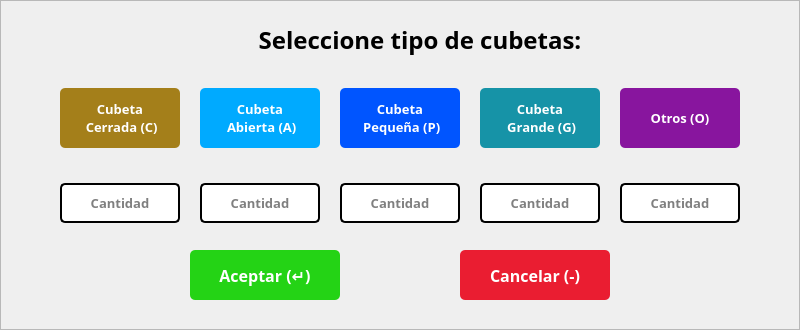
    <widget class="QFrame" name="frmCubetas">
     <property name="geometry">
      <rect>
       <x>560</x>
       <y>375</y>
       <width>800</width>
       <height>330</height>
      </rect>
     </property>
     <property name="styleSheet">
      <string notr="true">#frmCubetas{background-color: rgb(255, 255, 255);
color: rgb(0, 0, 0);
border:none;
border-radius: 10px;
border: 2px solid #D9D9D9;}</string>
     </property>
     <property name="frameShape">
      <enum>QFrame::StyledPanel</enum>
     </property>
     <property name="frameShadow">
      <enum>QFrame::Raised</enum>
     </property>
     <widget class="QLabel" name="btnPrimerColor">
      <property name="geometry">
       <rect>
        <x>60</x>
        <y>88</y>
        <width>120</width>
        <height>60</height>
       </rect>
      </property>
      <property name="font">
       <font>
        <family>Poppins</family>
        <pointsize>10</pointsize>
        <weight>75</weight>
        <bold>true</bold>
       </font>
      </property>
      <property name="styleSheet">
       <string notr="true">background-color: #a47f1a;
color: rgb(255, 255, 255);
border:none;
border-radius: 5px;</string>
      </property>
      <property name="text">
       <string>Cubeta 
 Cerrada (C)</string>
      </property>
      <property name="alignment">
       <set>Qt::AlignCenter</set>
      </property>
     </widget>
     <widget class="QLabel" name="btnSegundoColor">
      <property name="geometry">
       <rect>
        <x>200</x>
        <y>88</y>
        <width>120</width>
        <height>60</height>
       </rect>
      </property>
      <property name="font">
       <font>
        <family>Poppins</family>
        <pointsize>10</pointsize>
        <weight>75</weight>
        <bold>true</bold>
       </font>
      </property>
      <property name="styleSheet">
       <string notr="true">background-color: rgb(0, 170, 255);
color: rgb(255, 255, 255);
border-radius: 5px;</string>
      </property>
      <property name="text">
       <string>Cubeta 
 Abierta (A)</string>
      </property>
      <property name="alignment">
       <set>Qt::AlignCenter</set>
      </property>
     </widget>
     <widget class="QLabel" name="btnTercerColor">
      <property name="geometry">
       <rect>
        <x>340</x>
        <y>88</y>
        <width>120</width>
        <height>60</height>
       </rect>
      </property>
      <property name="font">
       <font>
        <family>Poppins</family>
        <pointsize>10</pointsize>
        <weight>75</weight>
        <bold>true</bold>
       </font>
      </property>
      <property name="styleSheet">
       <string notr="true">background-color: rgb(0, 85, 255);
color: rgb(255, 255, 255);
border:none;
border-radius: 5px;</string>
      </property>
      <property name="text">
       <string>Cubeta 
 Pequeña (P)</string>
      </property>
      <property name="alignment">
       <set>Qt::AlignCenter</set>
      </property>
     </widget>
     <widget class="QLabel" name="btnCuartoColor">
      <property name="geometry">
       <rect>
        <x>480</x>
        <y>88</y>
        <width>120</width>
        <height>60</height>
       </rect>
      </property>
      <property name="font">
       <font>
        <family>Poppins</family>
        <pointsize>10</pointsize>
        <weight>75</weight>
        <bold>true</bold>
       </font>
      </property>
      <property name="styleSheet">
       <string notr="true">background-color: #1693a7;
color: rgb(255, 255, 255);
border:none;
border-radius: 5px;</string>
      </property>
      <property name="text">
       <string>Cubeta 
 Grande (G)</string>
      </property>
      <property name="alignment">
       <set>Qt::AlignCenter</set>
      </property>
     </widget>
     <widget class="QLabel" name="btnQuintoColor">
      <property name="geometry">
       <rect>
        <x>620</x>
        <y>88</y>
        <width>120</width>
        <height>60</height>
       </rect>
      </property>
      <property name="font">
       <font>
        <family>Poppins</family>
        <pointsize>10</pointsize>
        <weight>75</weight>
        <bold>true</bold>
       </font>
      </property>
      <property name="styleSheet">
       <string notr="true">background-color: #88159e;
color: rgb(255, 255, 255);
border:none;
border-radius: 5px;</string>
      </property>
      <property name="text">
       <string>Otros (O)</string>
      </property>
      <property name="alignment">
       <set>Qt::AlignCenter</set>
      </property>
     </widget>
     <widget class="QLineEdit" name="txtCantidadPrimeraVariedad">
      <property name="geometry">
       <rect>
        <x>60</x>
        <y>183</y>
        <width>120</width>
        <height>40</height>
       </rect>
      </property>
      <property name="font">
       <font>
        <family>Poppins</family>
        <pointsize>10</pointsize>
        <weight>75</weight>
        <bold>true</bold>
       </font>
      </property>
      <property name="styleSheet">
       <string notr="true">background-color: rgb(255, 255, 255);
color: rgb(0, 0, 0);
border-radius: 5px;
border: 2px solid #000;
padding: 5px</string>
      </property>
      <property name="text">
       <string/>
      </property>
      <property name="alignment">
       <set>Qt::AlignCenter</set>
      </property>
      <property name="placeholderText">
       <string>Cantidad</string>
      </property>
     </widget>
     <widget class="QLineEdit" name="txtCantidadSegundaVariedad">
      <property name="geometry">
       <rect>
        <x>200</x>
        <y>183</y>
        <width>120</width>
        <height>40</height>
       </rect>
      </property>
      <property name="font">
       <font>
        <family>Poppins</family>
        <pointsize>10</pointsize>
        <weight>75</weight>
        <bold>true</bold>
       </font>
      </property>
      <property name="styleSheet">
       <string notr="true">background-color: rgb(255, 255, 255);
color: rgb(0, 0, 0);
border-radius: 5px;
border: 2px solid #000;
padding: 5px</string>
      </property>
      <property name="text">
       <string/>
      </property>
      <property name="alignment">
       <set>Qt::AlignCenter</set>
      </property>
      <property name="placeholderText">
       <string>Cantidad</string>
      </property>
     </widget>
     <widget class="QLineEdit" name="txtCantidadTerceraVariedad">
      <property name="geometry">
       <rect>
        <x>340</x>
        <y>183</y>
        <width>120</width>
        <height>40</height>
       </rect>
      </property>
      <property name="font">
       <font>
        <family>Poppins</family>
        <pointsize>10</pointsize>
        <weight>75</weight>
        <bold>true</bold>
       </font>
      </property>
      <property name="styleSheet">
       <string notr="true">background-color: rgb(255, 255, 255);
color: rgb(0, 0, 0);
border-radius: 5px;
border: 2px solid #000;
padding: 5px</string>
      </property>
      <property name="text">
       <string/>
      </property>
      <property name="alignment">
       <set>Qt::AlignCenter</set>
      </property>
      <property name="placeholderText">
       <string>Cantidad</string>
      </property>
     </widget>
     <widget class="QLineEdit" name="txtCantidadCuartaVariedad">
      <property name="geometry">
       <rect>
        <x>480</x>
        <y>183</y>
        <width>120</width>
        <height>40</height>
       </rect>
      </property>
      <property name="font">
       <font>
        <family>Poppins</family>
        <pointsize>10</pointsize>
        <weight>75</weight>
        <bold>true</bold>
       </font>
      </property>
      <property name="styleSheet">
       <string notr="true">background-color: rgb(255, 255, 255);
color: rgb(0, 0, 0);
border-radius: 5px;
border: 2px solid #000;
padding: 5px</string>
      </property>
      <property name="text">
       <string/>
      </property>
      <property name="alignment">
       <set>Qt::AlignCenter</set>
      </property>
      <property name="placeholderText">
       <string>Cantidad</string>
      </property>
     </widget>
     <widget class="QLineEdit" name="txtCantidadQuintaVariedad">
      <property name="geometry">
       <rect>
        <x>620</x>
        <y>183</y>
        <width>120</width>
        <height>40</height>
       </rect>
      </property>
      <property name="font">
       <font>
        <family>Poppins</family>
        <pointsize>10</pointsize>
        <weight>75</weight>
        <bold>true</bold>
       </font>
      </property>
      <property name="styleSheet">
       <string notr="true">background-color: rgb(255, 255, 255);
color: rgb(0, 0, 0);
border-radius: 5px;
border: 2px solid #000;
padding: 5px</string>
      </property>
      <property name="text">
       <string/>
      </property>
      <property name="alignment">
       <set>Qt::AlignCenter</set>
      </property>
      <property name="placeholderText">
       <string>Cantidad</string>
      </property>
     </widget>
     <widget class="QLabel" name="lblSeleccioneCubetas">
      <property name="geometry">
       <rect>
        <x>120</x>
        <y>20</y>
        <width>600</width>
        <height>40</height>
       </rect>
      </property>
      <property name="font">
       <font>
        <family>Poppins</family>
        <pointsize>18</pointsize>
        <weight>75</weight>
        <bold>true</bold>
       </font>
      </property>
      <property name="text">
       <string>Seleccione tipo de cubetas:</string>
      </property>
      <property name="alignment">
       <set>Qt::AlignCenter</set>
      </property>
     </widget>
     <widget class="QPushButton" name="btnAceptarFrmCubetas">
      <property name="geometry">
       <rect>
        <x>190</x>
        <y>250</y>
        <width>150</width>
        <height>50</height>
       </rect>
      </property>
      <property name="font">
       <font>
        <family>Poppins</family>
        <pointsize>12</pointsize>
        <weight>75</weight>
        <bold>true</bold>
       </font>
      </property>
      <property name="cursor">
       <cursorShape>PointingHandCursor</cursorShape>
      </property>
      <property name="styleSheet">
       <string notr="true">background-color: rgb(36, 211, 21);
color: rgb(255, 255, 255);
border:none;
border-radius: 5px;</string>
      </property>
      <property name="text">
       <string>Aceptar (↵)</string>
      </property>
      <property name="flat">
       <bool>false</bool>
      </property>
     </widget>
     <widget class="QPushButton" name="btnCancelarFrmCubetas">
      <property name="geometry">
       <rect>
        <x>460</x>
        <y>250</y>
        <width>150</width>
        <height>50</height>
       </rect>
      </property>
      <property name="font">
       <font>
        <family>Poppins</family>
        <pointsize>12</pointsize>
        <weight>75</weight>
        <bold>true</bold>
       </font>
      </property>
      <property name="cursor">
       <cursorShape>PointingHandCursor</cursorShape>
      </property>
      <property name="styleSheet">
       <string notr="true">background-color: rgb(234, 29, 49);
color: rgb(255, 255, 255);
border:none;
border-radius: 5px;</string>
      </property>
      <property name="text">
       <string>Cancelar (-)</string>
      </property>
     </widget>
    </widget>
